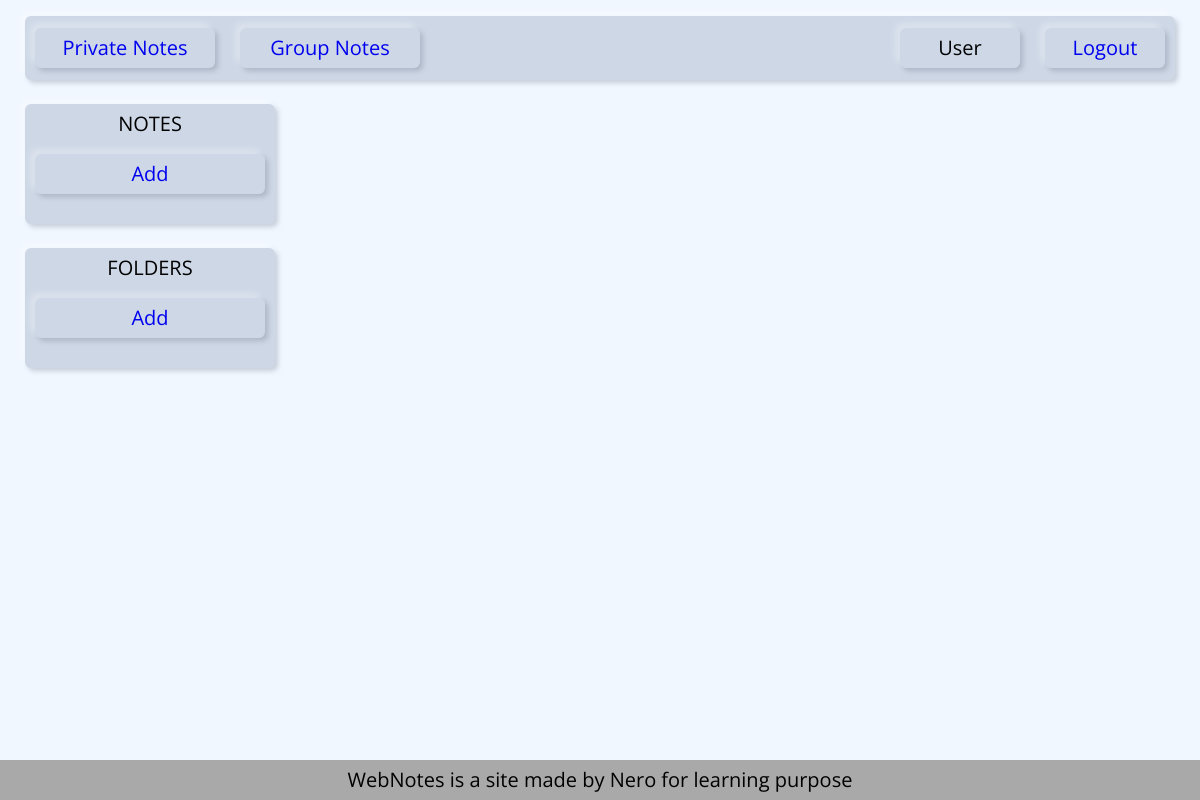
Page /private_folders/ (signed in) on the earlier database version.
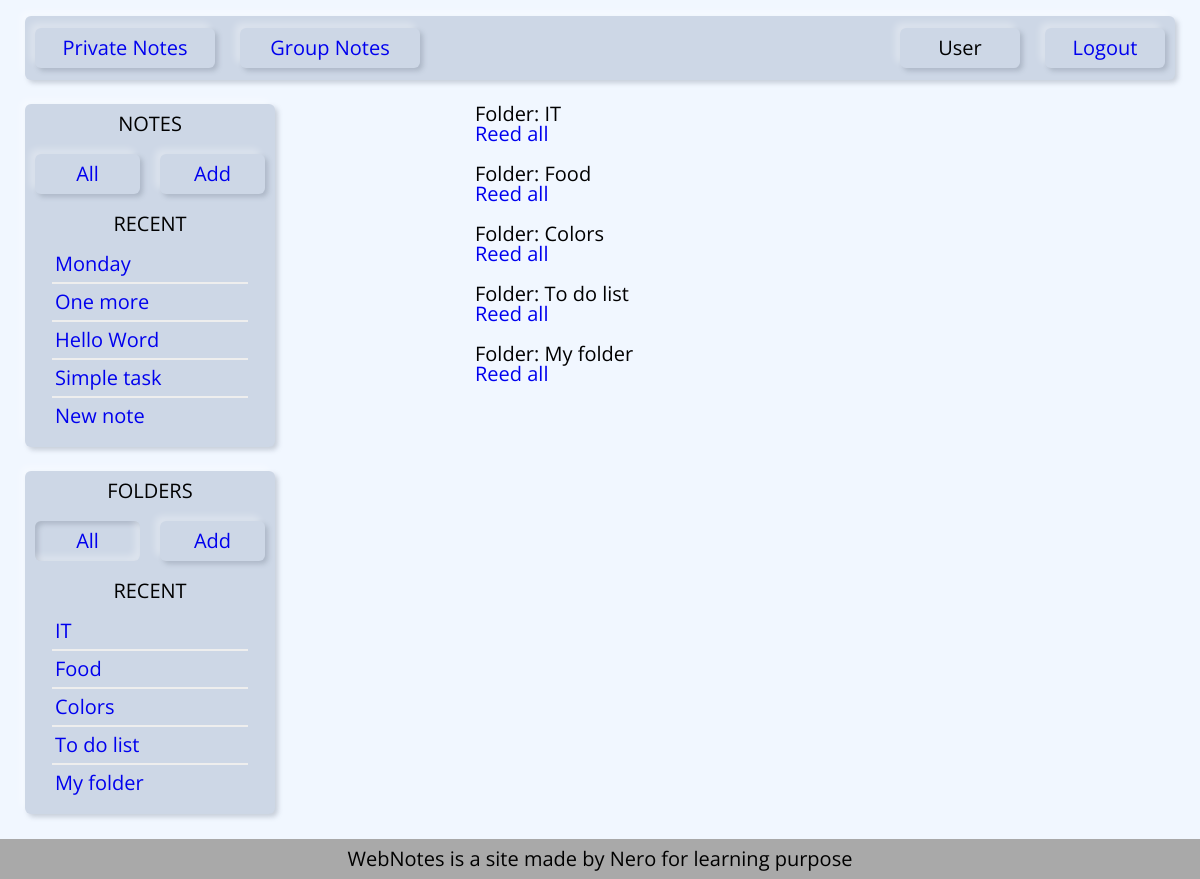
Same page on the later database version.
### notes/models.py (models this page shows, shortened)
class Note(models.Model):
    title = models.CharField(max_length=50)
    slug = models.SlugField(max_length=255, db_index=True)
    content = models.TextField()
    icon = models.ImageField(upload_to='photos/%Y/%m/%d/', blank=True)
    time_created = models.DateTimeField(auto_now_add=True)
    time_updated = models.DateTimeField(auto_now=True)
    user = models.ForeignKey(User, on_delete=models.PROTECT)
    folder = models.ForeignKey('Folder', on_delete=models.CASCADE, blank=True, null=True)
    def __str__(self):
        return self.title
    def get_url(self, template):
        return reverse(template, kwargs={'username': self.user.username, 'note_slug': self.slug})
    def get_absolute_url(self):
        return self.get_url('show_note')
    class Meta:
        ordering = ['-time_updated']

class Folder(models.Model):
    title = models.CharField(max_length=50)
    slug = models.SlugField(max_length=255, db_index=True)
    user = models.ForeignKey(User, on_delete=models.PROTECT)
    time_created = models.DateTimeField(auto_now_add=True)
    time_updated = models.DateTimeField(auto_now=True)
    def __str__(self):
        return self.title
    def get_absolute_url(self):
        return reverse('show_folder', kwargs={'username': self.user.username, 'folder_slug': self.slug})
    class Meta:
        ordering = ['-time_updated']

### notes/views.py (the view)
# urls.py: path('private_folders/', AllFolders.as_view(), name='all_folders'),
class AllFolders(LoginRequiredMixin, DataMixin, ListView):
    model = Folder
    template_name = 'notes/all_folders.html'
    context_object_name = 'folders'
    def get_context_data(self, *, object_list=None, **kwargs):
        context = super().get_context_data(**kwargs)
        c_def = self.get_user_context(title='All Folders', selected='all_folders')
        return dict(list(context.items()) + list(c_def.items()))
    def get_queryset(self):
        return Folder.objects.filter(user__username=self.request.user).select_related('user')

### notes/utils.py (called while the page is built)
    @staticmethod
    def get_sidebar_manu(context_item, sidebar_menu):
        m = sidebar_menu.copy()
        if len(context_item) == 0:
            m.pop(0)
        return m

    def get_user_context(self, **kwargs):
        context = kwargs
        context['menu'] = menu
        self.kwargs['username'] = self.request.user
        context['sidebar_notes'] = Note.objects.filter(user__username=
                                                       self.kwargs['username']).select_related('user')[:5]
        context['sidebar_folders'] = Folder.objects.filter(user__username=
                                                           self.kwargs['username']).select_related('user')[:5]
        context['sidebar_notes_menu'] = self.get_sidebar_manu(context['sidebar_notes'], sidebar_notes_menu)
        context['sidebar_folder_menu'] = self.get_sidebar_manu(context['sidebar_folders'], sidebar_folder_menu)
        return context

### notes/templates/notes/all_folders.html
{% extends 'notes/private_notes.html' %}
{% block content %}
    <div class="container-notes">
        {% for folder in folders %}
            <div>
                <p>Folder: {{ folder }}</p>
                <p><a href="{{ folder.get_absolute_url }}">Reed all</a></p>
                <br>
            </div>
        {% endfor %}
    </div>
{% endblock %}

### notes/templates/notes/private_notes.html (shortened to what this page needs)
{% extends 'notes/base.html' %}
{% block sidebar %}
    <aside class="container-sidebar">
            <ul class="sidebar">
                <li class="sidebar-text">notes</li>
                <li class="sidebar-wrapper">
                    {% for m in sidebar_notes_menu %}
                        {% if selected == m.url_name %}
                            <a href="{% url m.url_name %}" class="item sidebar-item selected">{{ m.name }}</a>
                        {% else %}
                            <a href="{% url m.url_name %}" class="item sidebar-item not-selected">{{ m.name }}</a>
                        {% endif %}
                    {% endfor %}
                </li>
                {% if sidebar_notes|length > 0 %}
                    <li class="sidebar-text">recent</li>
                {% endif %}
                {% for n in sidebar_notes %}
                    {% if n.pk == note_selected %}
                        <li class="sidebar-list">{{ n|truncatechars:19 }}</li>
                    {% else %}
                        <li class="sidebar-list"><a href="{{ n.get_absolute_url }}">{{ n|truncatechars:19 }}</a></li>
                    {% endif %}
                    <hr class="sidebar-list-separator">
                {% endfor %}
            </ul>
            <ul class="sidebar">
                <li class="sidebar-text">folders</li>
                <li class="sidebar-wrapper">
                    {% for m in sidebar_folder_menu %}
                        {% if selected == m.url_name %}
                            <a href="{% url m.url_name %}" class="item sidebar-item selected">{{ m.name }}</a>
                        {% else %}
                            <a href="{% url m.url_name %}" class="item sidebar-item not-selected">{{ m.name }}</a>
                        {% endif %}
                    {% endfor %}
                </li>
                {% if sidebar_folders|length > 0 %}
                    <li class="sidebar-text">recent</li>
                {% endif %}
                {% for f in sidebar_folders %}
                    {% if folder_link %}
                        <li class="sidebar-list"><a href="{{ f.get_absolute_url }}">{{ f|truncatechars:19 }}</a></li>
                    {% elif f.pk == folder_selected %}
                        <li class="sidebar-list">{{ f|truncatechars:19 }}</li>
                    {% else %}
                        <li class="sidebar-list"><a href="{{ f.get_absolute_url }}">{{ f|truncatechars:19 }}</a></li>
                    {% endif %}
                    <hr class="sidebar-list-separator">
                {% endfor %}
            </ul>
    </aside>
{% endblock %}

### notes/templates/notes/base.html (shortened to what this page needs)
{% load static %}
<!DOCTYPE html>
<html lang="en">
<head>
    <link href="{% static 'notes/css/styles.css' %}" rel="stylesheet">
</head>
<body>
{% block header %}
<header class="container-header">
    <nav>
        <ul>
            {% if request.user.is_authenticated %}
                {% for m in menu %}
                    <li class="item nav-item not-selected"><a href="{% url m.url_name %}">{{ m.title }}</a></li>
                {% endfor %}
            {% else %}
                <li  class="item nav-item not-selected">WebNotes</li>
            {% endif %}
        </ul>
        <ul>
            {% if request.user.is_authenticated %}
                <li  class="item nav-item-user not-selected">{{ user.username.capitalize }}</li>
                <li  class="item nav-item-user not-selected"><a href="{% url 'logout' %}">Logout</a></li>
            {% else %}
                <li  class="item nav-item-user not-selected"><a href="{% url 'login' %}">Login</a></li>
                <li  class="item nav-item-user not-selected"><a href="{% url 'sign_in' %}">Sign in</a></li>
            {% endif %}
        </ul>
    </nav>
</header>
{% endblock %}
<div class="container-main">
    {% block sidebar %}{% endblock %}
        <div class="container-content-pagination">
            <div class="container-content">
                {% block content %}{% endblock %}
            </div>
        </div>
</div>
<footer>
    <span>WebNotes is a site made by Nero for learning purpose</span>
</footer>
</body>
</html>

### notes/static/notes/css/styles.css (style rules this page uses)
* { box-sizing: border-box; margin: 0; padding: 0; font-size: 20px; line-height: 1; font-family: 'Open Sans', sans-serif; }
body { background: #f1f7ff; }
a { text-decoration: none; }
.container-header { height: 8vh; margin: 2vh 25px 0 25px; padding: 0 10px; }
.container-main { min-height: 85vh; display: flex; }
.container-sidebar { width: 250px; min-width: 250px; margin: 3vh 0 25px 25px; }
.container-content-pagination { width: 100%; display: flex; flex-direction: column; justify-content: space-between; }
.container-content { padding: 3vh 200px 3vh 200px; display: flex; flex-direction: column; }
.pagination, .sidebar, header, .wrapper-content, .wrapper-note { background: #cdd7e6; border-radius: 6px; box-shadow: -5px -5px 7px #ffffff50, 3px 3px 5px rgba(94, 104, 121, 0.288); }
.item { background: #cdd7e6; border-radius: 6px; flex: 1; }
.not-selected { box-shadow: -5px -5px 7px #ffffff50, 3px 3px 5px rgba(94, 104, 121, 0.288); }
.selected { box-shadow: inset -5px -5px 7px #ffffff50, inset 3px 3px 5px rgba(94, 104, 121, 0.288); }
header nav { height: 100%; display: flex; justify-content: space-between; align-items: center; }
header ul { height: 100%; display: flex; align-items: center; text-align: center; }
header li { list-style: none; }
.nav-item { width: 180px; margin-right: 25px; padding: 10px; }
.nav-item-user { width: 120px; margin-left: 25px; padding: 10px; list-style: none; }
.sidebar { width: 100%; padding: 10px; display: flex; flex-direction: column; align-items: center; text-align: center; }
.sidebar:first-child { margin-bottom: 3vh; }
.sidebar-text { margin-bottom: 15px; text-transform: uppercase; }
.sidebar-wrapper { width: 100%; display: flex; align-items: center; text-align: center; }
.sidebar li { list-style-type: none; }
.sidebar-item { width: 100%; padding: 10px 0 10px 0; margin: 5px 0 20px 0; }
.sidebar-wrapper .sidebar-item:not(:only-child):first-child { margin-right: 20px; }
.sidebar-list { padding: 5px 20px; align-self: start; }
.sidebar-list-separator { width: 85%; margin: 3px; border: 1px solid #eee; }
footer { width: 100%; height: 5%; min-height: 5vh; position: relative; bottom: 0; display: flex; justify-content: center; align-items: center; background: darkgrey; }

Differences in the rows shown:
added Note: title "Monday"
added Note: title "One more"
added Note: title "Hello Word"
added Note: title "Simple task"
added Note: title "New note"
added Folder: title "IT"
added Folder: title "Food"
added Folder: title "Colors"
added Folder: title "To do list"
added Folder: title "My folder"
Other differences:
new list line: "All"
text now shown: "RECENT RECENT"
